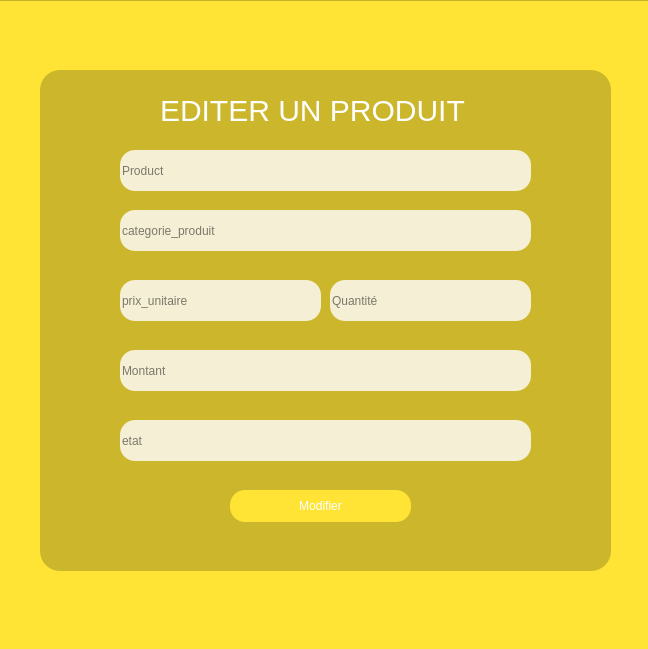
<?xml version="1.0" encoding="UTF-8"?>
<ui version="4.0">
 <class>Dialog</class>
 <widget class="QDialog" name="Dialog">
  <property name="geometry">
   <rect>
    <x>0</x>
    <y>0</y>
    <width>648</width>
    <height>649</height>
   </rect>
  </property>
  <property name="windowTitle">
   <string>Dialog</string>
  </property>
  <widget class="QFrame" name="frame">
   <property name="geometry">
    <rect>
     <x>-10</x>
     <y>0</y>
     <width>661</width>
     <height>651</height>
    </rect>
   </property>
   <property name="styleSheet">
    <string notr="true">background-color: rgb(255,228,54)</string>
   </property>
   <property name="frameShape">
    <enum>QFrame::StyledPanel</enum>
   </property>
   <property name="frameShadow">
    <enum>QFrame::Raised</enum>
   </property>
   <widget class="QFrame" name="frame_3">
    <property name="geometry">
     <rect>
      <x>50</x>
      <y>70</y>
      <width>571</width>
      <height>501</height>
     </rect>
    </property>
    <property name="styleSheet">
     <string notr="true">background-color:rgba(0,0,0,0.2);
border-radius:20px;
</string>
    </property>
    <property name="frameShape">
     <enum>QFrame::StyledPanel</enum>
    </property>
    <property name="frameShadow">
     <enum>QFrame::Raised</enum>
    </property>
    <widget class="QPushButton" name="pushButton_11">
     <property name="geometry">
      <rect>
       <x>190</x>
       <y>420</y>
       <width>181</width>
       <height>32</height>
      </rect>
     </property>
     <property name="styleSheet">
      <string notr="true">QPushButton{
background-color:#FFE436;
border-top-left-radius:20px;
border-bottom-left-radius:20px;
color:rgb(255,255,255);
font:77 21pt &quot;metropolis&quot;;
border-radius:15px


}
QPushButton:hover{
background-color:white;
border-radius:15px;
color:rgb(0,0,0);
font:77 18pt &quot;metropolis&quot;;


}
</string>
     </property>
     <property name="text">
      <string>Modifier</string>
     </property>
    </widget>
    <widget class="QLabel" name="label_14">
     <property name="geometry">
      <rect>
       <x>120</x>
       <y>20</y>
       <width>371</width>
       <height>41</height>
      </rect>
     </property>
     <property name="styleSheet">
      <string notr="true">background-color:none;
border:none;
font:90 30pt &quot;metropolis&quot;;
font-size:30px;
color:white</string>
     </property>
     <property name="text">
      <string>EDITER UN PRODUIT</string>
     </property>
    </widget>
    <widget class="QLineEdit" name="lineEdit_28">
     <property name="geometry">
      <rect>
       <x>80</x>
       <y>280</y>
       <width>411</width>
       <height>41</height>
      </rect>
     </property>
     <property name="styleSheet">
      <string notr="true">border-radius:15px;
color:black;
background-color:rgba(255,255,255,0.8)

</string>
     </property>
     <property name="placeholderText">
      <string>Montant</string>
     </property>
    </widget>
    <widget class="QLineEdit" name="lineEdit_27">
     <property name="geometry">
      <rect>
       <x>290</x>
       <y>210</y>
       <width>201</width>
       <height>41</height>
      </rect>
     </property>
     <property name="styleSheet">
      <string notr="true">border-radius:15px;
color:black;
background-color:rgba(255,255,255,0.8)

</string>
     </property>
     <property name="placeholderText">
      <string>Quantité</string>
     </property>
    </widget>
    <widget class="QLineEdit" name="lineEdit_37">
     <property name="geometry">
      <rect>
       <x>80</x>
       <y>80</y>
       <width>411</width>
       <height>41</height>
      </rect>
     </property>
     <property name="styleSheet">
      <string notr="true">border-radius:15px;
color:black;
background-color:rgba(255,255,255,0.8)

</string>
     </property>
     <property name="placeholderText">
      <string>Product</string>
     </property>
    </widget>
    <widget class="QLineEdit" name="lineEdit_30">
     <property name="geometry">
      <rect>
       <x>80</x>
       <y>140</y>
       <width>411</width>
       <height>41</height>
      </rect>
     </property>
     <property name="styleSheet">
      <string notr="true">border-radius:15px;
color:black;
background-color:rgba(255,255,255,0.8)

</string>
     </property>
     <property name="placeholderText">
      <string>categorie_produit</string>
     </property>
    </widget>
    <widget class="QLineEdit" name="lineEdit_31">
     <property name="geometry">
      <rect>
       <x>80</x>
       <y>210</y>
       <width>201</width>
       <height>41</height>
      </rect>
     </property>
     <property name="styleSheet">
      <string notr="true">border-radius:15px;
color:black;
background-color:rgba(255,255,255,0.8)

</string>
     </property>
     <property name="placeholderText">
      <string>prix_unitaire</string>
     </property>
    </widget>
    <widget class="QLineEdit" name="lineEdit_29">
     <property name="geometry">
      <rect>
       <x>80</x>
       <y>350</y>
       <width>411</width>
       <height>41</height>
      </rect>
     </property>
     <property name="styleSheet">
      <string notr="true">border-radius:15px;
color:black;
background-color:rgba(255,255,255,0.8)

</string>
     </property>
     <property name="placeholderText">
      <string>etat</string>
     </property>
    </widget>
   </widget>
  </widget>
 </widget>
 <resources/>
 <connections/>
</ui>
